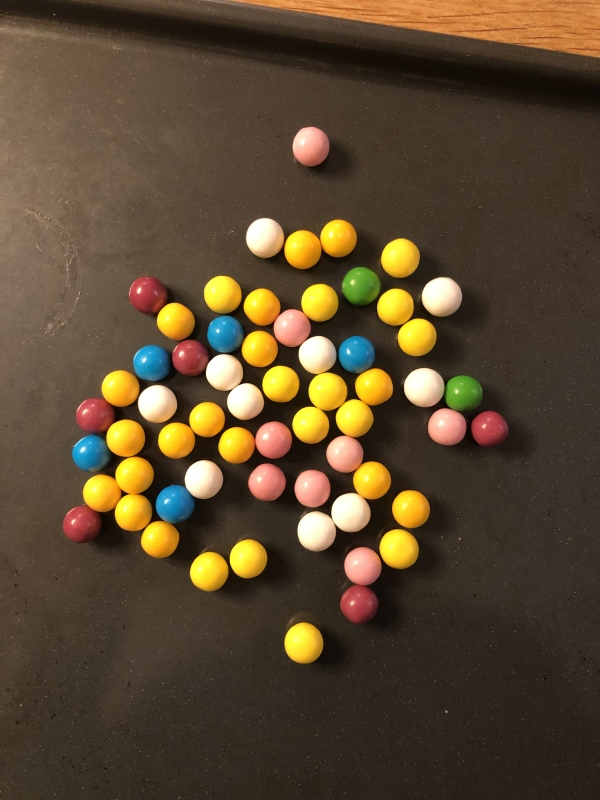
#> input picture images/chewing_gum_balls06.jpg, 600 x 800 px, found by its file name
$ python GDV_tutorial_08.py
#> lines starting #> are read from the running program, lines starting #| are printed output that depends on the picture; after the words box and inside, x2 and y2 are one past the last pixel; in counts of white or black regions, pixels touching at a corner belong together; long printed decimals are rounded
# Template matching, originally with objects from the image. Typical example is counting blood cells
import cv2

use_color = True

if use_color:
    # load image and template image, note that the template has been manually cut out of the image
    img = cv2.imread("images/chewing_gum_balls06.jpg", cv2.IMREAD_COLOR)
#> img is the input picture: shape (800, 600, 3); mean B, G, R 48.1, 72, 89.5
    template = cv2.imread("images/cgb_pink.jpg", cv2.IMREAD_COLOR)
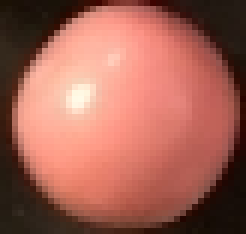
#> input picture images/cgb_pink.jpg, 41 x 39 px, found by its file name (shown 6 times larger)
#> template is the input picture: shape (39, 41, 3); mean B, G, R 84.7, 98, 162.6
    # read shape of the template and original image
    H,W,C = img.shape
#> H = 800; W = 600; C = 3
    h,w,c = template.shape
#> h = 39; w = 41; c = 3
else:
    # load image and template image, note that the template has been manually cut out of the image
    img = cv2.imread("images/chewing_gum_balls06.jpg", cv2.IMREAD_GRAYSCALE)
    template = cv2.imread("images/cgb_pink.jpg", cv2.IMREAD_GRAYSCALE)
    # read shape of the template and original image
    H,W,C = img.shape
    h,w,c = template.shape

# Define template matching methods, see https://docs.opencv.org/4.5.3/df/dfb/group__imgproc__object.html#ga3a7850640f1fe1f58fe91a2d7583695d for the math behind each method
methods = [cv2.TM_CCOEFF, cv2.TM_CCOEFF_NORMED, cv2.TM_CCORR, cv2.TM_CCORR_NORMED, cv2.TM_SQDIFF, cv2.TM_SQDIFF_NORMED]
method_names = ['cv2.TM_CCOEFF', 'cv2.TM_CCOEFF_NORMED', 'cv2.TM_CCORR', 'cv2.TM_CCORR_NORMED', 'cv2.TM_SQDIFF', 'cv2.TM_SQDIFF_NORMED']

# loop over all methods in order to compare them
for method,method_name in zip(methods,method_names): # Anstatt Zip koennte man auf 2x for
    # work on a new image each time
    img2 = img.copy()
    # do the template matching
    result = cv2.matchTemplate(img2, template, method)
    # get the best match location
    min_val, max_val, min_loc, max_loc = cv2.minMaxLoc(result)
    print(min_val,max_val, min_loc, max_loc)
    # draw rectangle at found location
    bestmatch = min_loc # gruen
    bestmatch_tuple = (bestmatch[0] + w, bestmatch[1] + h)
    cv2.rectangle(img2, bestmatch, bestmatch_tuple, (0,255,0), 3)
    bestmatch = max_loc # blau
    bestmatch_tuple = (bestmatch[0] + w, bestmatch[1] + h)
    cv2.rectangle(img2, bestmatch, bestmatch_tuple, (255,0,0), 3)

    #rot ist das richtige
    if method in [cv2.TM_SQDIFF_NORMED, cv2.TM_SQDIFF]:
        bestmatch = min_loc
    else:
        bestmatch = max_loc
    bestmatch_tuple = (bestmatch[0] + w, bestmatch[1] + h)
    cv2.rectangle(img2, bestmatch, bestmatch_tuple, (0,0,255), 3)

    # show original image with found location
    cv2.imshow('Location', img2)
    # show image with the template matching result for all pixels
    result_title = 'Result with %s' % method_name # % im String wird im String durch das ersetzt, was nach % steht
    cv2.imshow(result_title, result)
    cv2.waitKey(0)
#> this loop made 6 passes
#> (min_val, max_val, min_loc) on passes 1 to 4: (-14810319, 25146944, (269, 489)), (-0.658, 1, (371, 601)), (9969718, 124025448, (554, 73)), (0.407, 1, (278, 441))
#> (min_val, max_val, max_loc) on passes 5 to 6: (15808, 94929544, (312, 488)), (0.000173, 1, (11, 0))
#| -14810319.0 25146944.0 (269, 489) (183, 460)
#| -0.6579 0.9997 (371, 601) (246, 463)
#| 9969718.0 124025448.0 (554, 73) (295, 511)
#| 0.4071 0.9999 (278, 441) (246, 463)
#| 15808.0 94929544.0 (246, 463) (312, 488)
#| 0.000173 1.0 (246, 463) (11, 0)
#> pass 1, `result = cv2.matchTemplate(img2, template, method)`:
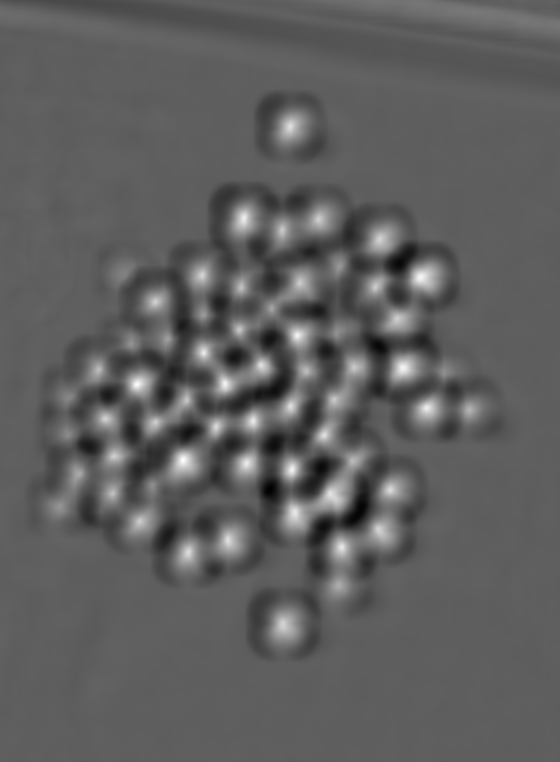
#> result: shape (762, 560) float32; min -14810319, max 25146944, mean 43033.4; drawn with min black and max white
#> pass 1, `cv2.imshow('Location', img2)`:
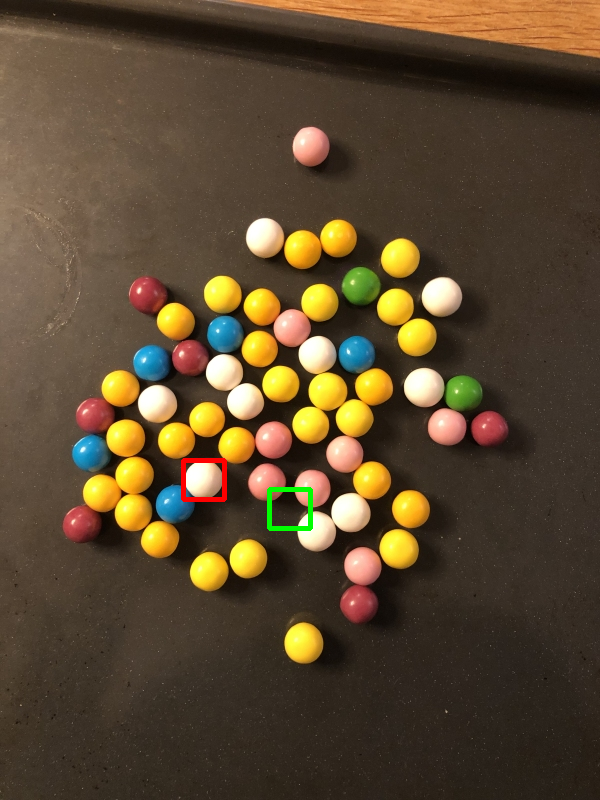
#> window 'Location': shape (800, 600, 3); mean B, G, R 47.8, 72.1, 89.6
#> pass 1, `cv2.imshow(result_title, result)`:
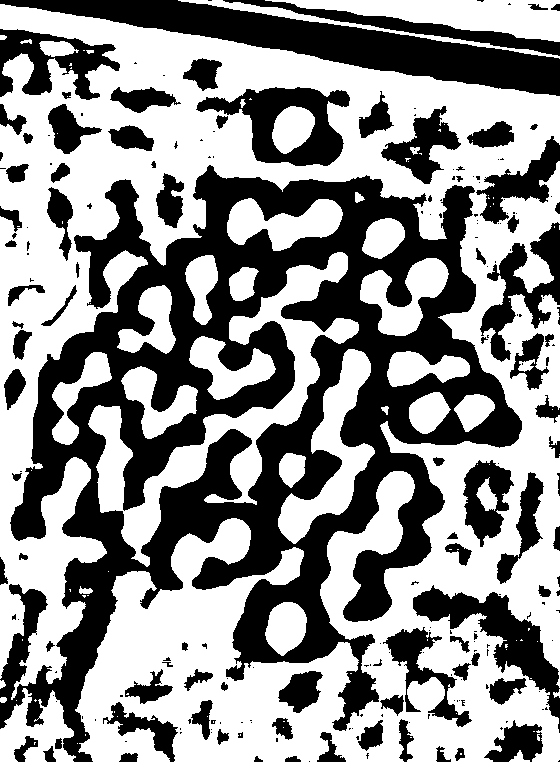
#> window 'Result with cv2.TM_CCOEFF': shape (762, 560); 56.3% white; 217 black regions (127 under 20 px), largest, box (x1, y1, x2, y2) and area: (0, 165, 522, 762) 112831, (0, 0, 560, 96) 16993, (196, 87, 350, 166) 5588
#> pass 2, `result = cv2.matchTemplate(img2, template, method)`:
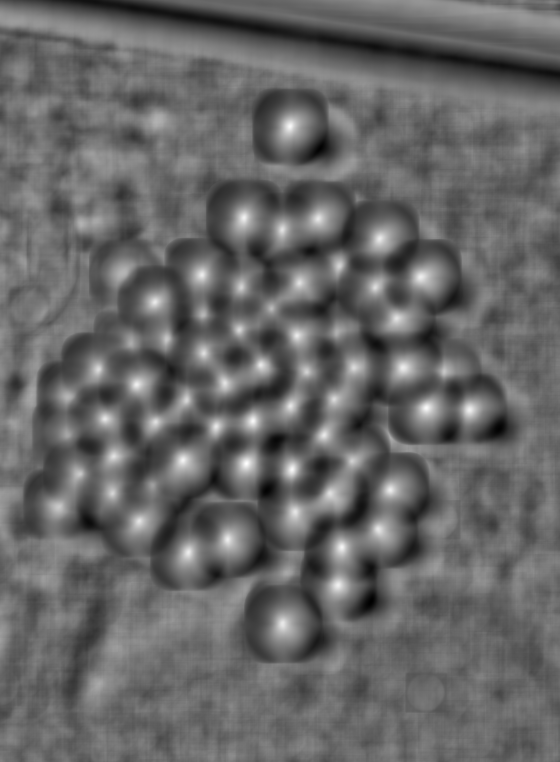
#> result: shape (762, 560) float32; min -0.658, max 1, mean 0.0114; drawn with min black and max white
#> after the loop:
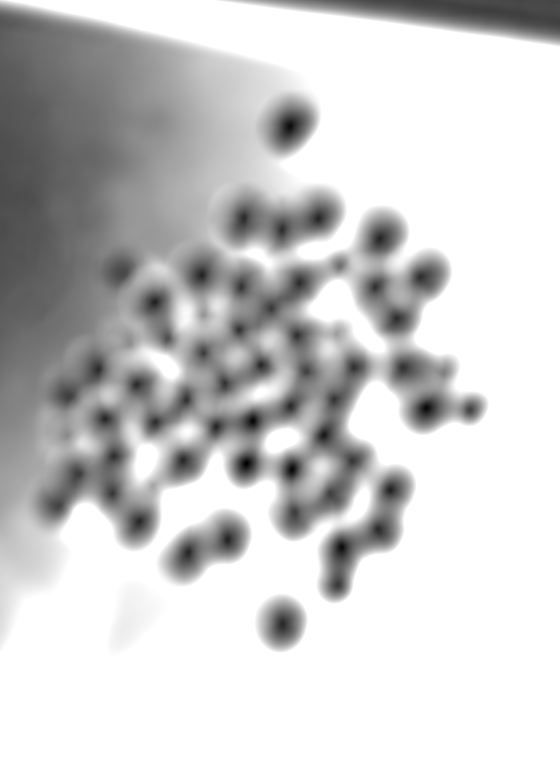
#> result: shape (762, 560) float32; min 0.000173, max 1, mean 0.802

cv2.destroyAllWindows()
